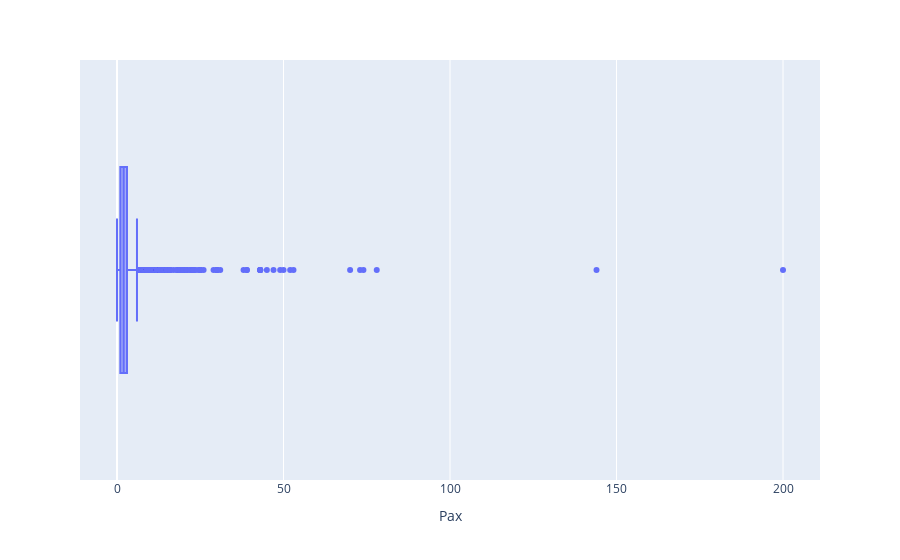

This figure's notebook cell:
### Code cell
#Box plots for the variable 'Pax'
fig = px.box(dataset_without_prd, x="Pax")
warnings.filterwarnings('ignore', category=DeprecationWarning)
figure = go.Figure(data=fig)
figure.show()

### Figure 1 — Plotly figure (JSON) as saved in the notebook; plotly's stock layout.template omitted (floating-point values rounded to 4 significant figures; data arrays with more than 128 entries replaced by an {"elided": "..."} marker saying what was removed)
{"data": [{"alignmentgroup": "True", "hovertemplate": "Pax=%{x}<extra></extra>", "legendgroup": "", "marker": {"color": "#636efa"}, "name": "", "notched": false, "offsetgroup": "", "orientation": "h", "showlegend": false, "type": "box", "x": {"elided": "11147 int values"}, "x0": " ", "xaxis": "x", "y0": " ", "yaxis": "y"}], "layout": {"boxmode": "group", "legend": {"tracegroupgap": 0}, "margin": {"t": 60}, "xaxis": {"anchor": "y", "domain": [0, 1], "title": {"text": "Pax"}}, "yaxis": {"anchor": "x", "domain": [0, 1]}}}
